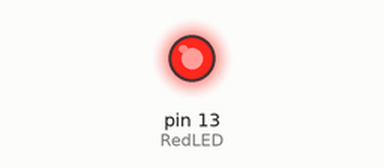
The sketch below on a simulated Arduino Uno, built with avr-gcc and run on an emulated ATmega328P. On the bench: output pins drawn as LEDs (lit = HIGH).

Above: at 1.4 s.
At 5.3 s:
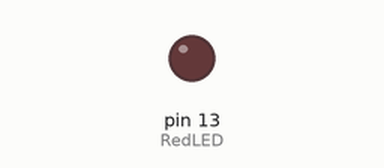
Timing chart, 0 to 7.8 s (numbered marks = the images above):
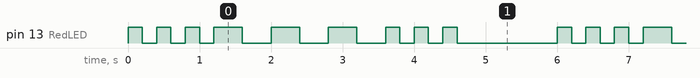

The sketch:

T1.ino
```cpp
int RedLED=13;
int dit = 200;
int dah = 400;
void setup() {
  // put your setup code here, to run once:
pinMode(RedLED,OUTPUT);
}
void s (){
  for(int i = 0; i < 3; i++){
    digitalWrite(13,HIGH);
    delay(dit);//milisecond
    digitalWrite(13,LOW);
    delay(dit);//milisecond
  }
}
void o (){
  for(int i = 0; i < 3; i++){
  digitalWrite(13,HIGH);
  delay(dah);//milisecond
  digitalWrite(13,LOW);
  delay(dah);//milisecond
  }
}
void loop() {
  // put your main code here, to run repeatedly:
  s();
  o();
  s();
  delay(1200);
}
```

Measured:
- by itself, pin 13 (RedLED): repeats every 6.0 s: 2 × (LOW 0.20 s, HIGH 0.20 s), LOW 0.20 s, 3 × (HIGH 0.40 s, LOW 0.40 s), 2 × (HIGH 0.20 s, LOW 0.20 s), HIGH 0.20 s, LOW 1.4 s, HIGH 0.20 s
- by itself, everything shown: repeats every 6.0 s, in 18 steps
